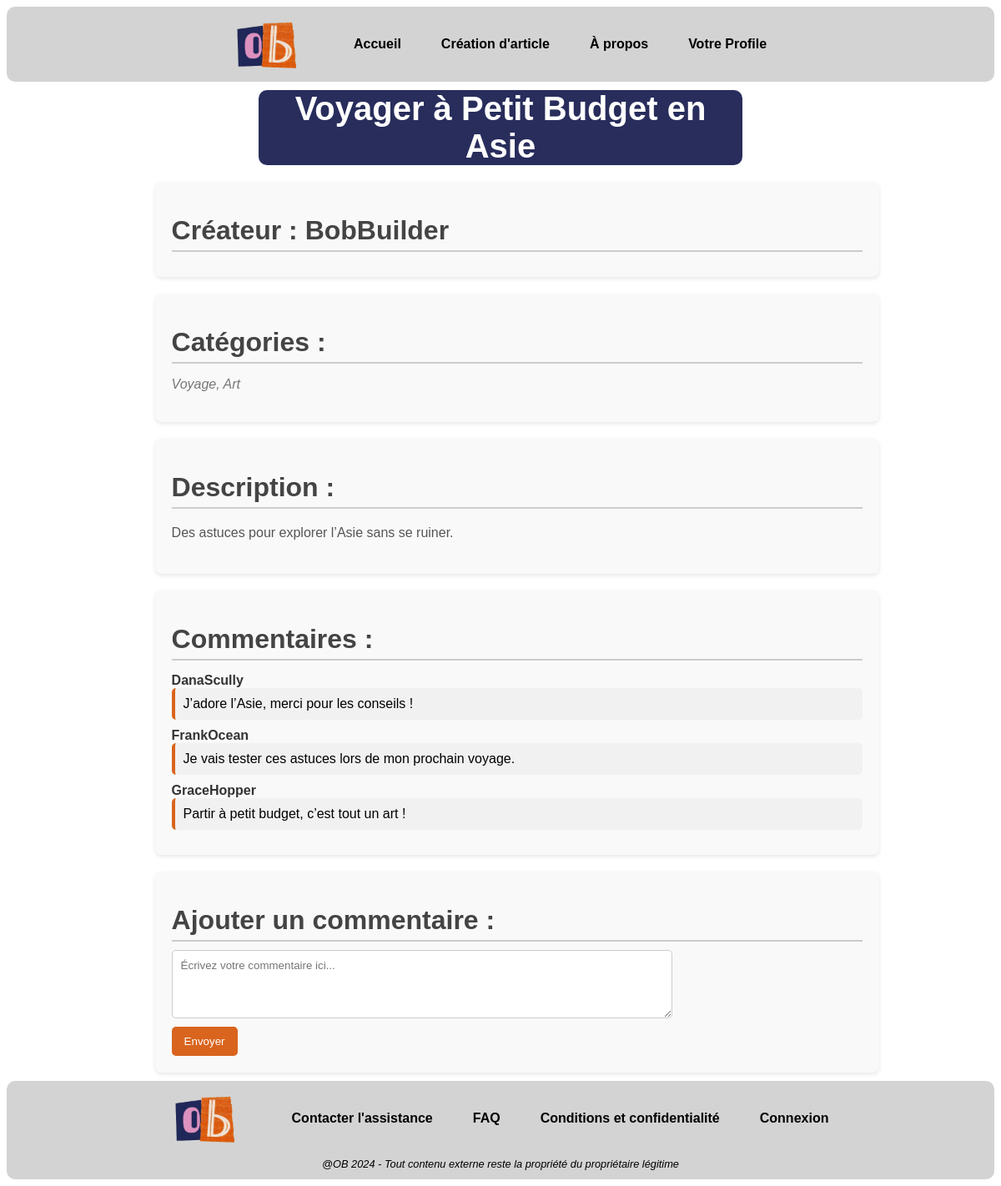
Page /afficherArticle.php?id=2 (signed in) on the committed database.
### tables this page shows
CREATE TABLE IF NOT EXISTS `article` (
  `id` int NOT NULL AUTO_INCREMENT COMMENT 'Identifiant unique de l''article.',
  `titre` varchar(250) NOT NULL COMMENT 'Titre de l''article.',
  `description` varchar(2000) NOT NULL COMMENT 'Contenu ou résumé de l''article.',
  `fk_pseudo` varchar(50) NOT NULL COMMENT 'Clé étrangère vers le pseudo de la table User.',
  PRIMARY KEY (`id`)
);

CREATE TABLE IF NOT EXISTS `utilisateur` (
  `id` int NOT NULL AUTO_INCREMENT,
  `pseudo` varchar(50) NOT NULL,
  `email` varchar(100) NOT NULL,
  `motDePasse` varchar(100) NOT NULL,
  `dateCreation` datetime NOT NULL DEFAULT CURRENT_TIMESTAMP,
  PRIMARY KEY (`id`)
);

CREATE TABLE IF NOT EXISTS `commentaire` (
  `id` int NOT NULL AUTO_INCREMENT COMMENT 'Identifiant unique du commentaire.',
  `description` varchar(2000) NOT NULL COMMENT 'Contenu du commentaire.',
  `fk_pseudo` varchar(50) NOT NULL COMMENT 'Clé étrangère vers le pseudo de la table User.',
  PRIMARY KEY (`id`)
);

### afficherArticle.php (the view, shortened to what this page needs)
<?php
include "pagesOutils/connDB.php";
$titre = '';
$description = '';
$pseudoCreateur = '';
$listeCategories = '';
$listeCommentaires = '';
if (isset($_GET['id'])) {
    $idArticle = $_GET['id'];
    $sql = "SELECT titre, description, fk_pseudo FROM article WHERE id=?";
    $stmt = $conn->prepare($sql);
    $stmt->bind_param("i", $idArticle);
    $stmt->execute();
    $result = $stmt->get_result();
    if ($result->num_rows > 0) {
        $row = $result->fetch_assoc();
        $titre = $row['titre'];
        $description = $row['description'];
        $pseudoCreateur = $row['fk_pseudo'];
    }
    $sqlCategories = "SELECT c.nom FROM categorie AS c
                      JOIN article_categorie AS ac ON c.id = ac.categorie_id
                      WHERE ac.article_id = ?";
    $stmtCategories = $conn->prepare($sqlCategories);
    $stmtCategories->bind_param("i", $idArticle);
    $stmtCategories->execute();
    $resultCategories = $stmtCategories->get_result();
    $categories = [];
    while ($rowCat = $resultCategories->fetch_assoc()) {
        $categories[] = $rowCat['nom'];
    }
    $listeCategories = implode(", ", $categories);
    $sqlCommentaires = "SELECT com.description, u.pseudo FROM commentaire AS com
                        JOIN article_commentaire AS ac ON com.id = ac.commentaire_id
                        JOIN utilisateur AS u ON com.fk_pseudo = u.pseudo
                        WHERE ac.article_id = ?";
    $stmtCommentaires = $conn->prepare($sqlCommentaires);
    $stmtCommentaires->bind_param("i", $idArticle);
    $stmtCommentaires->execute();
    $resultCommentaires = $stmtCommentaires->get_result();
    $commentaires = [];
    while ($rowComm = $resultCommentaires->fetch_assoc()) {
        $commentaires[] = "<pseudo>" . htmlspecialchars($rowComm['pseudo']) . "</pseudo> <commentaire>" . htmlspecialchars($rowComm['description']) . "</commentaire>";
    }
    $listeCommentaires = implode("", $commentaires);
}
?>
<html>
<head>
    <link rel="stylesheet" href="afficherArticle.css">
</head>
<?php include 'pagesOutils/header.php'; ?>
<body>
<main>
    <h1><?php echo htmlspecialchars($titre); ?></h1>
    <section>
    <h2>Créateur : <span class="pseudo"><?php echo htmlspecialchars($pseudoCreateur); ?></span></h2>
    </section>
    <section>
    <h2>Catégories : </h2>
    <p class="categories"><?php echo htmlspecialchars($listeCategories); ?></p>
    </section>
    <section>
    <h2>Description : </h2>
    <p class="description"><?php echo nl2br(htmlspecialchars($description)); ?></p>
    </section>
    <section>
    <h2>Commentaires : </h2>
    <div class="commentaires">
        <?php echo $listeCommentaires; ?>
    </div>
    </section>
    <section>
    <h2>Ajouter un commentaire :</h2>
    <form method="POST" class="comment-form">
        <textarea name="commentaire" rows="4" required placeholder="Écrivez votre commentaire ici..."></textarea>
        <button type="submit">Envoyer</button>
    </form>
    </section>
</main>
</body>
<?php include 'pagesOutils/footer.php'; ?>
</html>

### afficherArticle.css (style rules this page uses)
body main { display: flex; flex-direction: column; justify-content: space-between; min-height: 100vh; margin: 0 auto; width: 70%; font-family: "Century Gothic", sans-serif; }
.commentaires { margin-top: 15px; }
commentaire { display: block; margin-bottom: 10px; padding: 10px; background-color: #f1f1f1; border-left: 4px solid #d9641d; border-radius: 5px; }
pseudo { font-weight: bold; color: #333; }
.categories { font-style: italic; color: #777; }
.description { color: #555; line-height: 1.6; }
.comment-form { width: 100%; max-width: 600px; margin: 0; padding: 0; }
.comment-form textarea { width: 100%; font-family: "Century Gothic", sans-serif; padding: 10px; margin-bottom: 10px; border-radius: 5px; border: 1px solid #ccc; }
.comment-form button { font-family: "Century Gothic", sans-serif; padding: 10px 15px; border-radius: 5px; background-color: #d9641d; color: white; border: none; cursor: pointer; transition: background-color 0.3s; }
section { width: 100%; margin: 10px auto; background-color: #f9f9f9; border-radius: 8px; box-shadow: 0 2px 5px rgba(0, 0, 0, 0.1); padding: 20px; }
h1 { font-size: 2.5em; color: white; font-family: "Century Gothic", sans-serif; text-align: center; margin : 10px auto ; font-weight: bold; border-radius: 10px; background-color: #282d5c; width: 70%; }
h2 { font-size: 2em; font-family: "Century Gothic", sans-serif; color: #444; margin-top: 20px; margin-bottom: 10px; border-bottom: 2px solid #ccc; padding-bottom: 5px; transition: color 0.3s ease, transform 0.3s ease; }

### rows in the picture
article: titre "Voyager à Petit Budget en Asie", fk_pseudo "BobBuilder", description "Des astuces pour explorer l’Asie sans se ruiner."
utilisateur: pseudo "DanaScully"
commentaire: description "J’adore l’Asie, merci pour les conseils !"
utilisateur: pseudo "FrankOcean"
commentaire: description "Je vais tester ces astuces lors de mon prochain voyage."
utilisateur: pseudo "GraceHopper"
commentaire: description "Partir à petit budget, c’est tout un art !"

### other values in the picture
$listeCategories "Voyage, Art"
